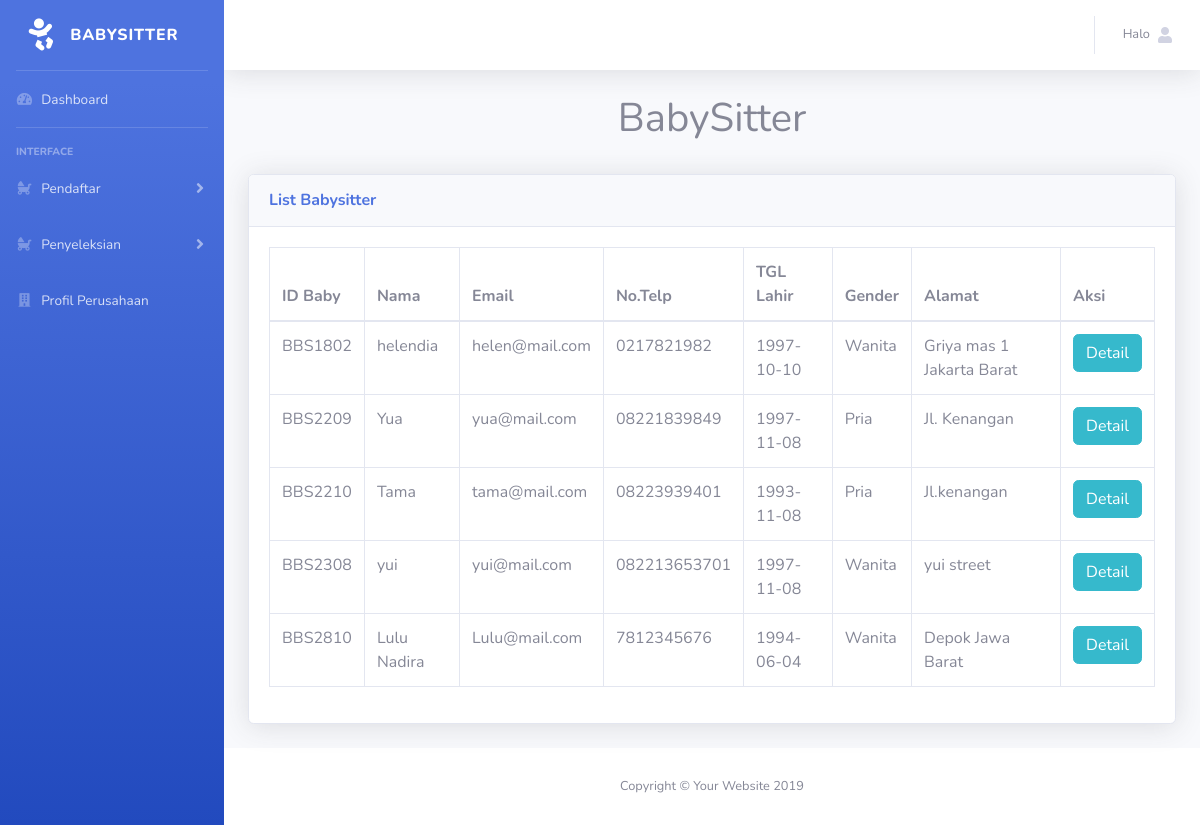
Page /admin/index.php?page=baby on the committed database.
### tables this page shows
CREATE TABLE `babysitter` (
  `user_id` varchar(7) NOT NULL,
  `nama` varchar(25) NOT NULL,
  `email` varchar(25) NOT NULL,
  `no_telp` varchar(12) NOT NULL,
  `tgl_lahir` date NOT NULL,
  `gender` varchar(10) NOT NULL,
  `alamat` text NOT NULL,
  `status` text NOT NULL
);

### admin/baby.php (the view)
<?php
	include '../koneksi.php';
?>
<h1 align="center">BabySitter</h1>
<br>
	<div class="card shadow mb-4">
      <div class="card-header py-3">
          <h6 class="m-0 font-weight-bold text-primary">List Babysitter</h6>
      </div>
      <div class="card-body">
        <div class="table-responsive">
          <table class="table table-bordered" id="dataTable" width="100%" cellspacing="0">
            <thead>
              <tr>
                <th>ID Baby</th>
                <th>Nama</th>
                <th>Email</th>
                <th>No.Telp</th>
                <th>TGL Lahir</th>
                <th>Gender</th>
                <th>Alamat</th>
                <th>Aksi</th>
              </tr>
            </thead>
            <tbody>
            	<?php
                        $sql="SELECT*FROM babysitter";
                        if (!$result=  mysqli_query($koneksi, $sql)){
                        die('Error:'.mysqli_error($koneksi));
                        }  else {
                        if (mysqli_num_rows($result)> 0){
                        while ($row=  mysqli_fetch_assoc($result)){
                ?>
            	<tr>
            		<td><?php echo $row['user_id']; ?></td>
            		<td><?php echo $row['nama']; ?></td>
            		<td><?php echo $row['email']; ?></td>
            		<td><?php echo $row['no_telp']; ?></td>
            		<td><?php echo $row['tgl_lahir']; ?></td>
            		<td><?php echo $row['gender']; ?></td>
            		<td><?php echo $row['alamat']; ?></td>
            		<td><a href="index.php?page=info_baby&idbs=<?php echo $row['user_id'];?>" class="btn btn-info">Detail</a></td>
            	</tr>
            <?php } } else { ?>
            	<tr>
            		<td>Maaf Data Tidak Ditemukan</td>
            	</tr>
           	<?php }}?>
            </tbody>
         </table>
        </div>
      </div>
    </div>

### rows in the picture
babysitter: user_id "BBS1802", nama "helendia", email "helen@mail.com", no_telp "0217821982", tgl_lahir "1997-10-10", gender "Wanita", alamat "Griya mas 1 Jakarta Barat"
babysitter: user_id "BBS2209", nama "Yua", email "yua@mail.com", no_telp "08221839849", tgl_lahir "1997-11-08", gender "Pria", alamat "Jl. Kenangan"
babysitter: user_id "BBS2210", nama "Tama", email "tama@mail.com", no_telp "08223939401", tgl_lahir "1993-11-08", gender "Pria", alamat "Jl.kenangan"
babysitter: user_id "BBS2308", nama "yui", email "yui@mail.com", no_telp "082213653701", tgl_lahir "1997-11-08", gender "Wanita", alamat "yui street"
babysitter: user_id "BBS2810", nama "Lulu Nadira", email "Lulu@mail.com", no_telp "7812345676", tgl_lahir "1994-06-04", gender "Wanita", alamat "Depok Jawa Barat"
